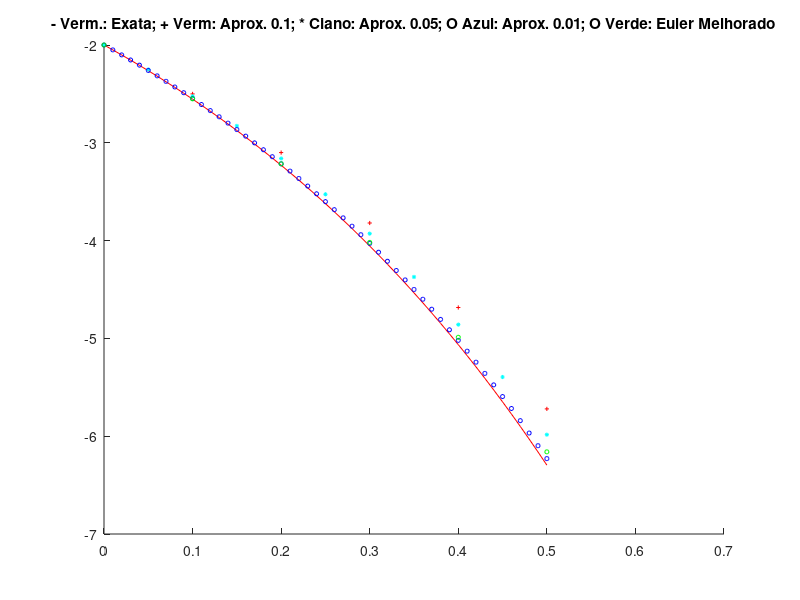

Recreate this plot in MATLAB.
% Método de Euler e Euler Aperfeiçoado.

% O arquivo deve ser salvo com extensão .m no Octave/Matlab.
% Lembre-se que este script está desenhado para um exemplo específico, e deve ser editado conforme o exercício.

disp("Método de Euler para resolução aproximada de EDO's:");
disp("y' = 2y - 1, t in (a, b]");
disp("y(a) = -2");

clear all
clc

% Campos editaveis abaixo: a e b definem o dominio da equação; e h, o passo fixo do metodo. Alterar de acordo com o exercício.

a = 0;
b = 0.5;
ha = 0.1;
hb = 0.05;
hc = 0.01;

% N1: Número de pontos na partição/discretização (definido em função de a, b e h).
% N2: Número de pontos para plotar o gráfico da solução analítica exata. N2 >> N1, para que a aparência da curva fique mais suave.

N1a = (b - a)/ha + 1;
N1b = (b - a)/hb + 1;
N1c = (b - a)/hc + 1;
N2a = 10*(N1a-1) + 1;

% Inicialização dos vetores com a condição inicial. O vetor phi armazena a solução exata; o vetor y, a solução aproximada pelo Método de Euler; e o vetor x, a solução aproximada pelo Método de Euler Modificado. Editar o valor 1, se necessário.

phi(1) = -2;
ya(1) = -2;
xa(1) = -2;
yb(1) = -2;
xb(1) = -2;
yc(1) = -2;
xc(1) = -2;

% Geração do ponto inicial da discretização do domínio. O vetor t1 armazena a discretização do domínio (tempo) para a solução aproximada; o vetor t2 para a solução exata.

t1a(1) = a;
t1b(1) = a;
t1c(1) = a;
t2(1) = a;

% Geração das soluções aproximadas: y - Método de Euler; x - Método de Euler modificado. Editar as expressões de acordo com o exercício. 

for i = 1:N1a-1
    t1a(i+1) = t1a(i) + ha;                        % Discretização
    ya(i+1) = ya(i) + (2*ya(i) - 1)*ha;          % Euler
    xa(i+1) = xa(i) + ((2*xa(i) - 1)+(2*ya(i+1) - 1))*ha/2;  % Euler Modificado.
end

for i = 1:N1b-1
    t1b(i+1) = t1b(i) + hb;                        % Discretização
    yb(i+1) = yb(i) + (2*yb(i) - 1)*hb;          % Euler
end

for i = 1:N1c-1
    t1c(i+1) = t1c(i) + hc;                        % Discretização
    yc(i+1) = yc(i) + (2*yc(i) - 1)*hc;          % Euler
end

% Geração da solução exata (vetor phi). Calcular à mão e editar as expressões de acordo com o exercício.

for i = 1:N2a-1
    t2(i+1) = t2(i) + 0.1*ha;        % Discretização
    phi(i+1) = 1/2 - 5/2*exp(2*t2(i+1));    % Sol. Exata
end

% Plot das soluções aproximadas e exata. 

hold on
plot(t2, phi,"-r")
plot(t1a, ya, "r+", "markersize", 3)
plot(t1b, yb, "c*", "markersize", 3)
plot(t1c, yc, "ob", "markersize", 3)
plot(t1a, xa, "og", "markersize", 3);
hold off

title('- Verm.: Exata; + Verm: Aprox. 0.1; * Ciano: Aprox. 0.05; O Azul: Aprox. 0.01; O Verde: Euler Melhorado')
